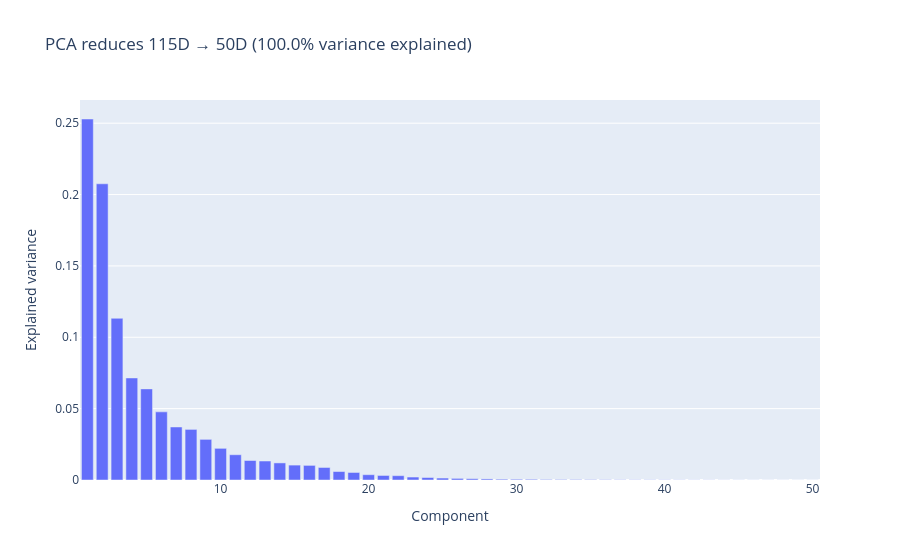

The code cell stored with this chart in its notebook:
### Code cell
pca = kairo.compute_pca(std_features, num_components=50)
pca_plot = kairo.plot_pca_variances(pca)
pca_plot.show()
#pca

### Figure 1 — Plotly figure (JSON) as saved in the notebook; plotly's stock layout.template omitted (floating-point values rounded to 4 significant figures)
{"data": [{"hovertemplate": "Component=%{x}<br>Explained variance=%{y}<extra></extra>", "legendgroup": "", "marker": {"color": "#636efa", "pattern": {"shape": ""}}, "name": "", "orientation": "v", "showlegend": false, "textposition": "auto", "type": "bar", "x": [1, 2, 3, 4, 5, 6, 7, 8, 9, 10, 11, 12, 13, 14, 15, 16, 17, 18, 19, 20, 21, 22, 23, 24, 25, 26, 27, 28, 29, 30, 31, 32, 33, 34, 35, 36, 37, 38, 39, 40, 41, 42, 43, 44, 45, 46, 47, 48, 49, 50], "xaxis": "x", "y": [0.2529, 0.2075, 0.1133, 0.0715, 0.06384, 0.04774, 0.03716, 0.03546, 0.02847, 0.02218, 0.0177, 0.01366, 0.0133, 0.01197, 0.01044, 0.01024, 0.008781, 0.005935, 0.005271, 0.00371, 0.003184, 0.003026, 0.002073, 0.001745, 0.001358, 0.001122, 0.0009133, 0.0007492, 0.0005503, 0.0005223, 0.0004903, 0.0003651, 0.0003384, 0.0003122, 0.0002514, 0.0002094, 0.0001737, 0.0001568, 0.0001474, 0.0001402, 0.0001156, 9.771e-05, 8.959e-05, 6.855e-05, 6.222e-05, 4.775e-05, 4.375e-05, 3.92e-05, 3.642e-05, 3.279e-05], "yaxis": "y"}], "layout": {"barmode": "relative", "legend": {"tracegroupgap": 0}, "title": {"text": "PCA reduces 115D → 50D (100.0% variance explained)"}, "xaxis": {"anchor": "y", "domain": [0, 1], "title": {"text": "Component"}}, "yaxis": {"anchor": "x", "domain": [0, 1], "title": {"text": "Explained variance"}}}}
